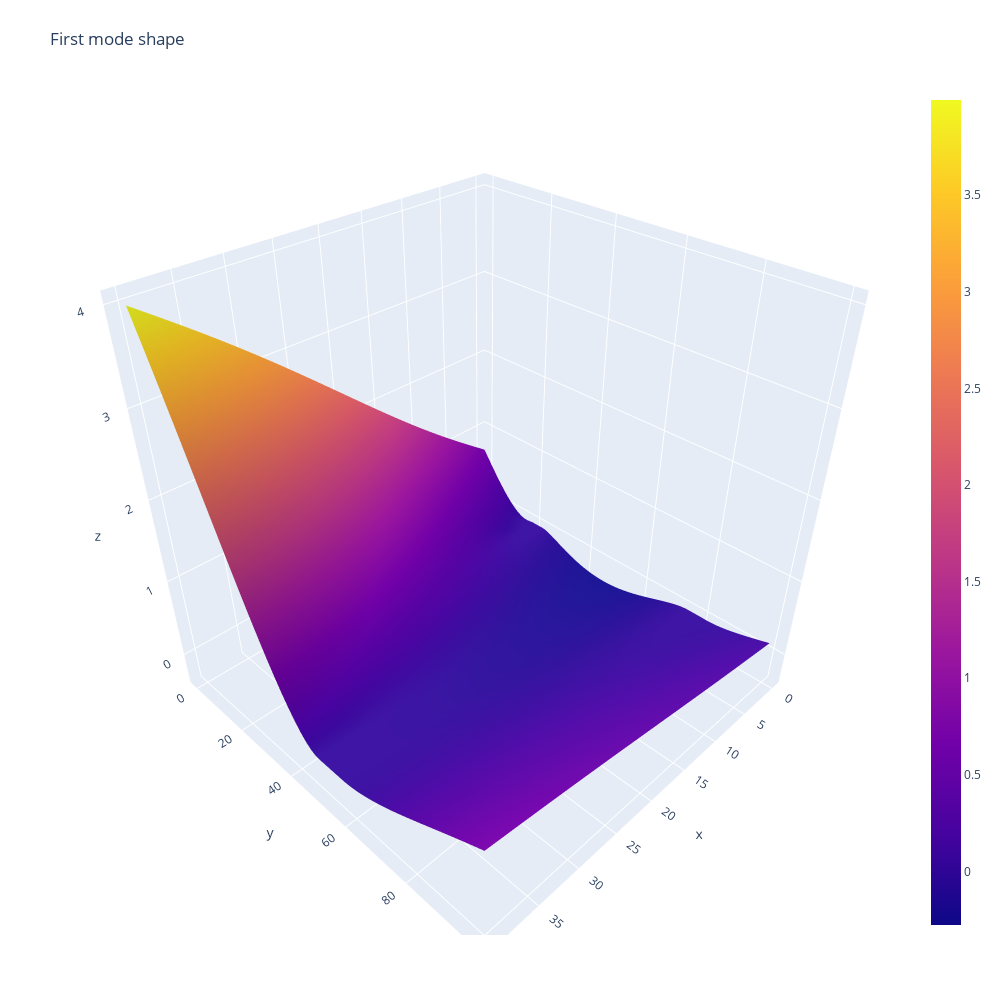

Notebook code for this chart:
### Code cell
z_data = pd.DataFrame(results['V'][:,0].reshape((nNodesY, nNodesX)))

fig = go.Figure(data=[go.Surface(z=z_data.values)])

fig.update_layout(title='First mode shape', autosize=False,
                  width=1000, height=1000,
                  margin=dict(l=65, r=50, b=65, t=90))

fig.show()

### Figure 1 — Plotly figure (JSON) as saved in the notebook; plotly's stock layout.template omitted (floating-point values rounded to 4 significant figures; data arrays with more than 128 entries replaced by an {"elided": "..."} marker saying what was removed)
{"data": [{"type": "surface", "z": {"elided": "101x41 float values"}}], "layout": {"autosize": false, "height": 1000, "margin": {"b": 65, "l": 65, "r": 50, "t": 90}, "title": {"text": "First mode shape"}, "width": 1000}}
